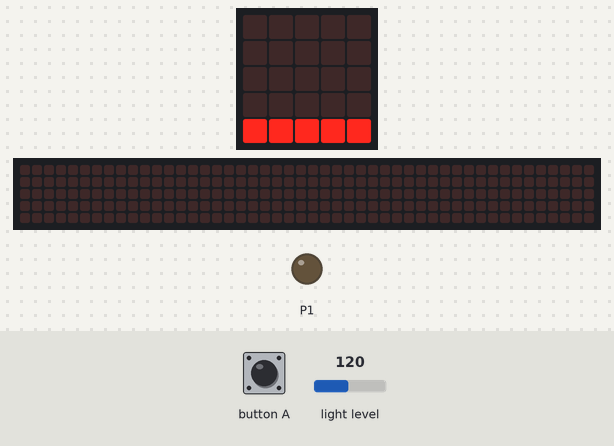
Simulated run of this program. Board: BBC micro:bit (MakeCode). Parts: the board's 5×5 LED display, a strip that is not on the board, showing the scrolling text unrolled, output pins drawn as LEDs (lit = HIGH). The test bench sets the inputs (shaded band); at power-on: light level 120. The 48×5 strip is a reading aid, not a part: it shows the text the display is scrolling, unrolled, one strip-width of it at a time.

Above: at 1.2 s.
1.3 s: light level set to 6
2.8 s: light level set to 3
At 4.0 s:
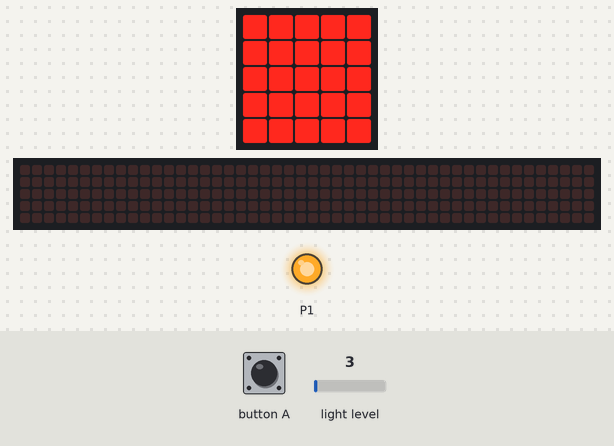
4.3 s: button A pressed for 0.15 s
At 5.0 s:
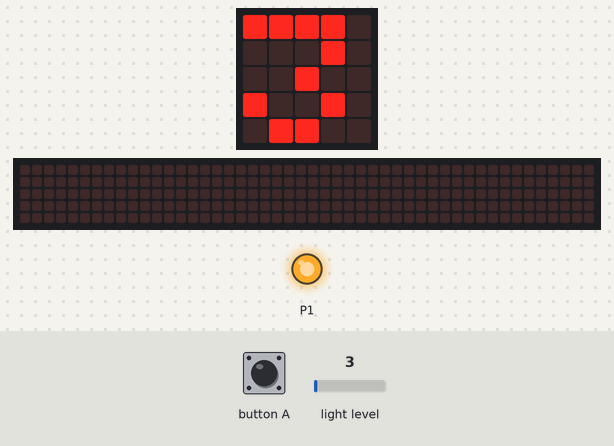
6.7 s: light level set to 64
At 8.1 s:
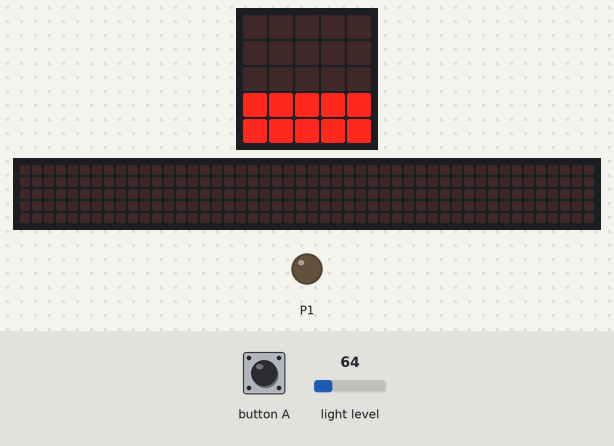
8.4 s: button A pressed for 0.15 s
At 8.64 s:
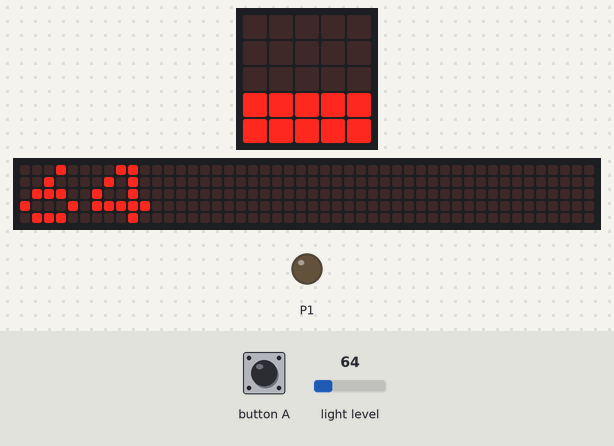
9.1 s: light level set to 128
At 12.5 s:
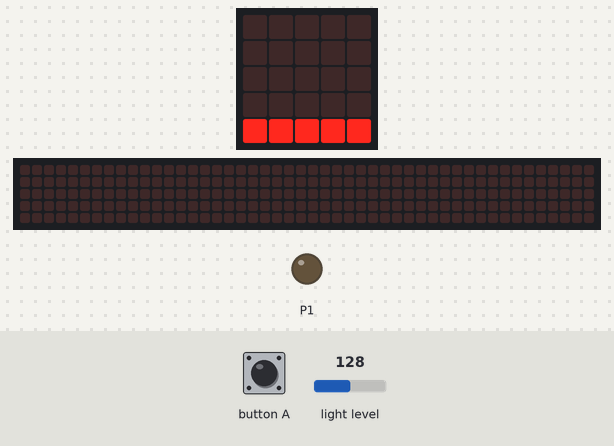
Timing chart, 0 to 13.1 s (numbered marks = the images above; inputs shaded):
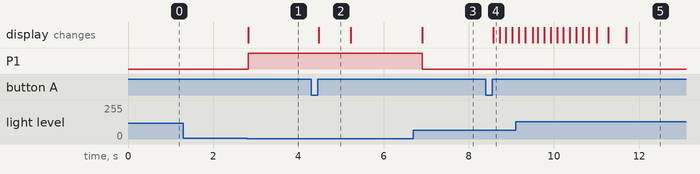

The program:

main.ts
```typescript
input.onButtonPressed(Button.A, function () {
    basic.showNumber(input.lightLevel())
})
basic.forever(function () {
    if (input.lightLevel() < 5) {
        pins.digitalWritePin(DigitalPin.P1, 1)
        basic.showLeds(`
            # # # # #
            # # # # #
            # # # # #
            # # # # #
            # # # # #
            `)
    } else {
        pins.digitalWritePin(DigitalPin.P1, 0)
        if (input.lightLevel() > 150) {
            basic.showLeds(`
                . . . . .
                . . . . .
                . . . . .
                . . . . .
                . . . . .
                `)
        } else {
            if (input.lightLevel() > 100) {
                basic.showLeds(`
                    . . . . .
                    . . . . .
                    . . . . .
                    . . . . .
                    # # # # #
                    `)
            } else {
                if (input.lightLevel() > 60) {
                    basic.showLeds(`
                        . . . . .
                        . . . . .
                        . . . . .
                        # # # # #
                        # # # # #
                        `)
                } else {
                    if (input.lightLevel() > 40) {
                        basic.showLeds(`
                            . . . . .
                            . . . . .
                            # # # # #
                            # # # # #
                            # # # # #
                            `)
                    } else {
                        if (input.lightLevel() > 20) {
                            basic.showLeds(`
                                . . . . .
                                # # # # #
                                # # # # #
                                # # # # #
                                # # # # #
                                `)
                        } else {
                            if (input.lightLevel() > 10) {
                                basic.showLeds(`
                                    # # # # #
                                    # # # # #
                                    # # # # #
                                    # # # # #
                                    # # # # #
                                    `)
                            }
                        }
                    }
                }
            }
        }
    }
})
```

test.ts
```typescript
// テストはここに来ます。このパッケージが拡張機能として使用されるときにはコンパイルされません。
```

Measured:
- the behaviour switches between 5 and 4 on light level (found by bisection; images 0 and 1)
- after the input at 1.3 s, every drawn part: stays the same
- after the input at 2.8 s, P1: LOW → HIGH at once; the display: changes at once (image 1)
- after the input at 4.3 s, the display: changes after 0.18 s (image 2)
- after the input at 6.7 s, P1: HIGH → LOW after 0.21 s; the display: changes after 0.21 s (image 3)
- after the input at 8.4 s, the display: changes after 0.17 s (image 4)
- after the input at 9.1 s, the display: first differs from a run without the input after 2.6 s (image 5)
- what the display in image 2 shows lasts 0.7 s, from 4.5 s to 5.2 s
